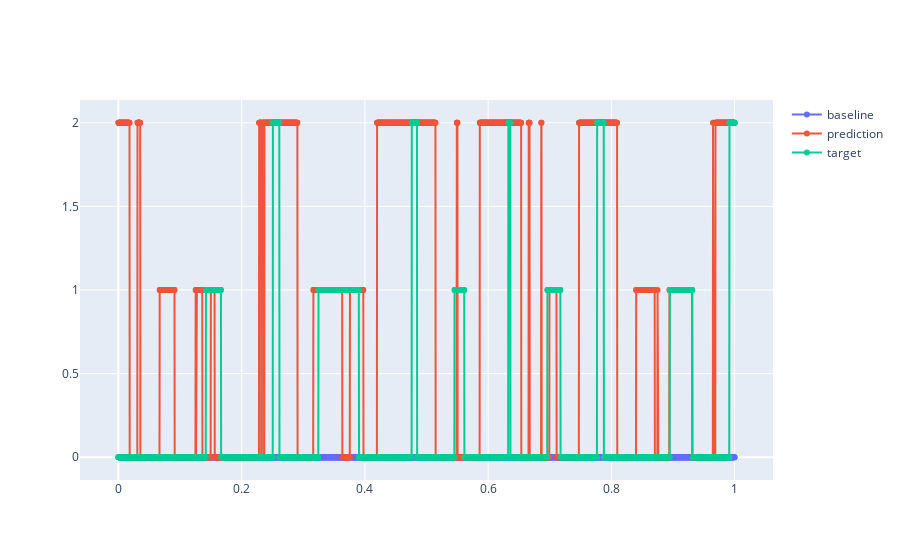

Notebook code for this chart:
### Code cell
x_scale = np.linspace(0, 1, len(test_targets[2000:5000]))

# Create traces
fig = go.Figure()
fig.add_trace(go.Scatter(x=x_scale, y=baseline[2000:5000], mode='markers+lines', name='baseline'))
fig.add_trace(go.Scatter(x=x_scale, y=pred[2000:5000], mode='markers+lines', name='prediction'))
fig.add_trace(go.Scatter(x=x_scale, y=test_targets[2000:5000], mode='markers+lines', name='target'))


fig.show()

### Figure 1 — Plotly figure (JSON) as saved in the notebook; plotly's stock layout.template omitted (floating-point values rounded to 4 significant figures; data arrays with more than 128 entries replaced by an {"elided": "..."} marker saying what was removed)
{"data": [{"mode": "markers+lines", "name": "baseline", "type": "scatter", "x": {"elided": "3000 float values"}, "y": {"elided": "3000 int values"}}, {"mode": "markers+lines", "name": "prediction", "type": "scatter", "x": {"elided": "3000 float values"}, "y": {"elided": "3000 int values"}}, {"mode": "markers+lines", "name": "target", "type": "scatter", "x": {"elided": "3000 float values"}, "y": {"elided": "3000 int values"}}], "layout": {}}
